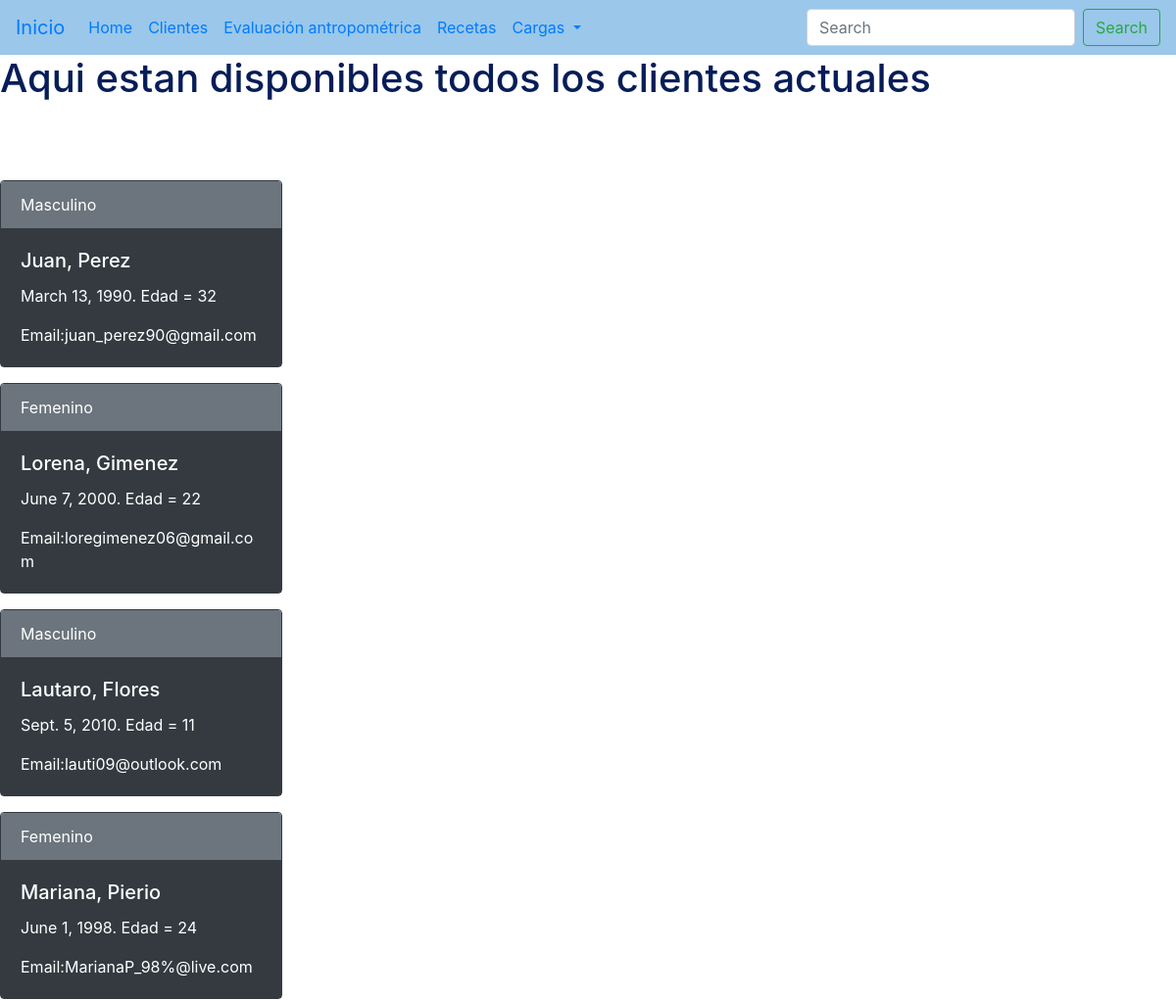
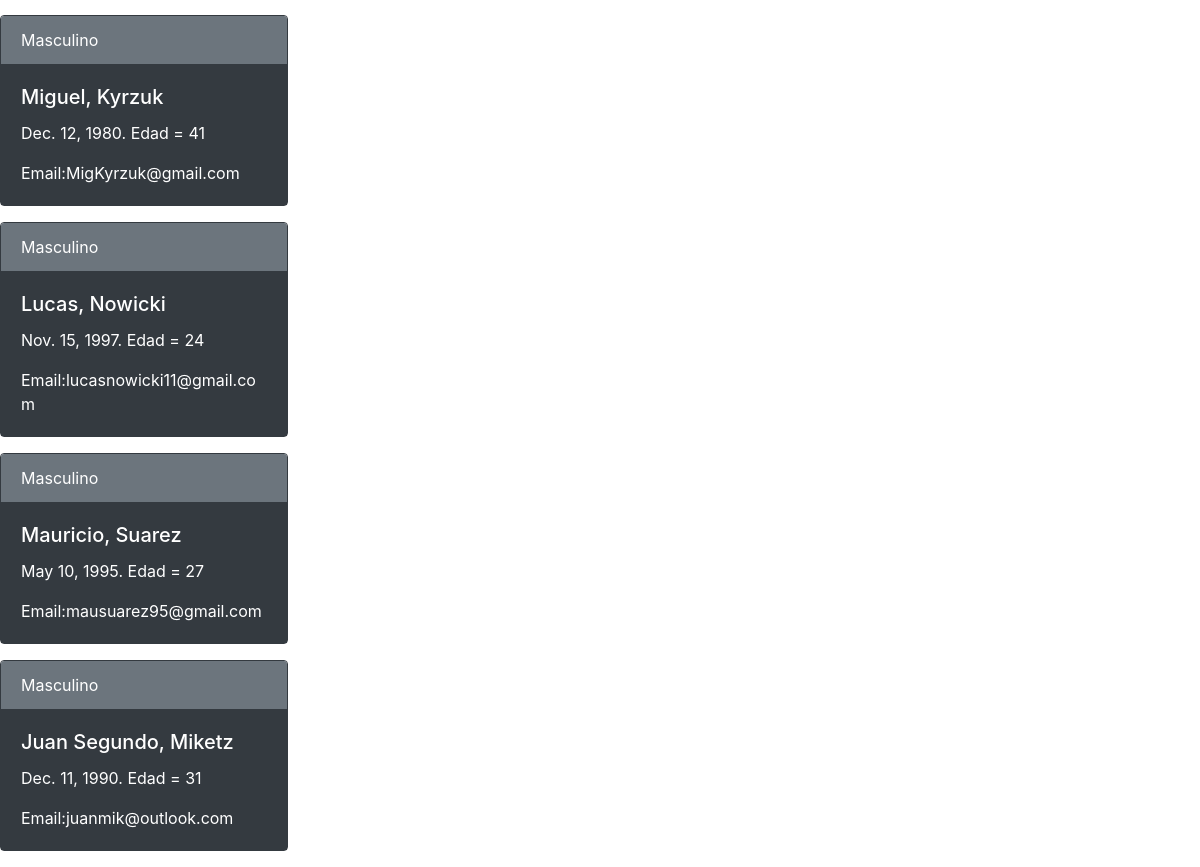
/clientes/, run on an earlier commit of the app's database (2 pictures, top to bottom).
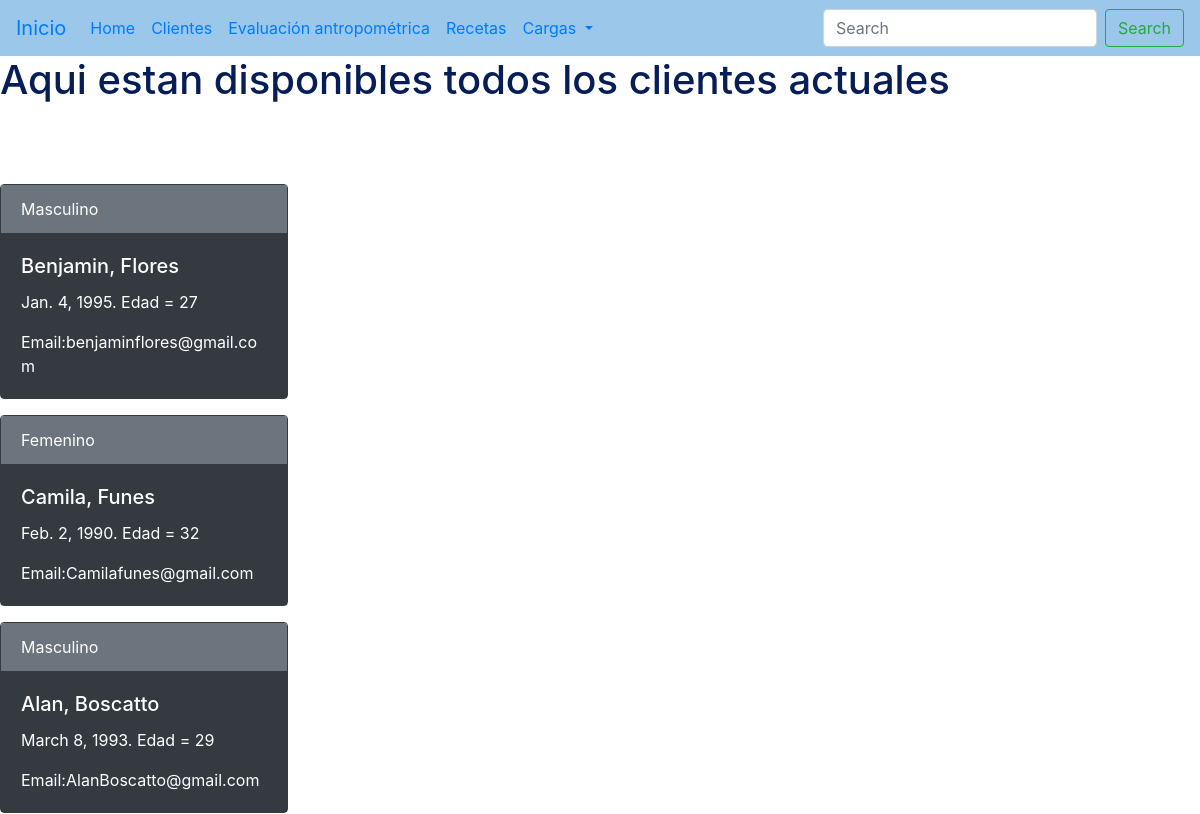
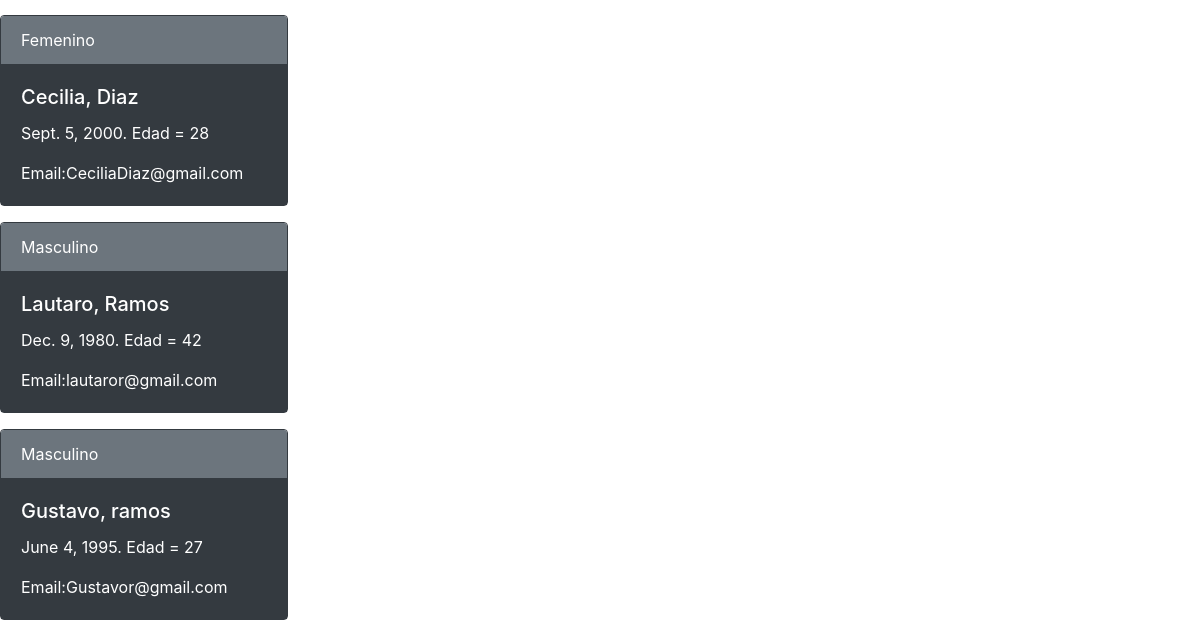
And on a later commit of the database (2 pictures, top to bottom).
### app_nutricion/models.py (models this page shows)
class Clientes(models.Model):
    name = models.CharField(max_length=30)
    last_name = models.CharField(max_length=40)
    birth_date = models.DateField()
    age = models.IntegerField()
    sexo = models.CharField(max_length=20)
    email = models.EmailField(max_length=100)
    class Meta:
        verbose_name = 'Cliente'
        verbose_name_plural = 'Clientes'

### app_nutricion/views.py (the view)
# urls.py: path('',listar_clientes, name='lista_clientes'),
def listar_clientes(request):
    lista_clientes = Clientes.objects.all()
    context = {'lista_clientes': lista_clientes}
    return render(request, 'lista_clientes.html', context=context)

### templates/lista_clientes.html (shortened to what this page needs)
{% extends 'base.html' %}
{% block contenido %}
<h1 style = color:rgb(6,29,88)> Aqui estan disponibles todos los clientes actuales</h1>
{% for cliente in lista_clientes %}
    <div class="card text-dark border-dark mb-3" style="max-width: 18rem;">
        <div class="card-header text-white bg-secondary border-dark">{{cliente.sexo}}</div>
        <div class="card-body text-white bg-dark border-dark">
        <h5 class="card-title">{{cliente.name}}, {{cliente.last_name}}</h5>
        <p class="card-text">{{cliente.birth_date}}. Edad = {{cliente.age}}</p>
        <p class="card-text">Email:{{cliente.email}} </p>
        </div>
    </div>
{% endfor %}
{% endblock %}

### templates/base.html (shortened to what this page needs)
<!DOCTYPE html>
<html lang="en">
<head>
</head>
<link rel="stylesheet" href="https://cdn.jsdelivr.net/npm/bootstrap@4.6.1/dist/css/bootstrap.min.css">
<body>
    <nav class="navbar navbar-expand-lg navbar" style="background-color:rgb(154, 199, 234);">
        <a class="navbar-brand" href="/"> Inicio </a>
        <div class="collapse navbar-collapse" id="navbarSupportedContent">
        <ul class="navbar-nav mr-auto">
            <li class="nav-item active">
            <a class="nav-link" href="#">Home <span class="sr-only">(current)</span></a>
            </li>
            <li class="nav-item">
            <a class="nav-link" href="/clientes/">Clientes</a>
            </li>
            <li class="nav-item">
            <a class="nav-link" href="/evaluacion">Evaluación antropométrica</a>
            </li>
            <li class="nav-item">
            <a class="nav-link" href="/recetas">Recetas</a>
            </li>
            <li class="nav-item dropdown">
            <a class="nav-link dropdown-toggle" href="#" id="navbarDropdown" role="button" data-toggle="dropdown" aria-expanded="false">
                Cargas
            </a>
        </ul>
        <form class="form-inline my-2 my-lg-0">
            <input class="form-control mr-sm-2" type="search" placeholder="Search" aria-label="Search">
            <button class="btn btn-outline-success my-2 my-sm-0" type="submit">Search</button>
        </form>
        </div>
    </nav>
    {% block contenido %}
    {% endblock %}
</body>
</html>

What changed in the data, as far as the page shows it:
removed Clientes: sexo "Masculino", name "Mauricio", last_name "Suarez", birth_date "May 10, 1995", age "27", email "mausuarez95@gmail.com"
removed Clientes: sexo "Masculino", name "Juan Segundo", last_name "Miketz", birth_date "Dec. 11, 1990", age "31", email "juanmik@outlook.com"
changed Clientes: name "Juan" → "Benjamin"; last_name "Perez" → "Flores"; birth_date "March 13, 1990" → "Jan. 4, 1995"; age "32" → "27"; email "juan_perez90@gmail.com" → "benjaminflores@gmail.com"
changed Clientes: name "Lorena" → "Camila"; last_name "Gimenez" → "Funes"; birth_date "June 7, 2000" → "Feb. 2, 1990"; age "22" → "32"; email "loregimenez06@gmail.com" → "Camilafunes@gmail.com"
changed Clientes: name "Lautaro" → "Alan"; last_name "Flores" → "Boscatto"; birth_date "Sept. 5, 2010" → "March 8, 1993"; age "11" → "29"; email "lauti09@outlook.com" → "AlanBoscatto@gmail.com"
changed Clientes: name "Mariana" → "Cecilia"; last_name "Pierio" → "Diaz"; birth_date "June 1, 1998" → "Sept. 5, 2000"; age "24" → "28"; email "MarianaP_98%@live.com" → "CeciliaDiaz@gmail.com"
changed Clientes: name "Miguel" → "Lautaro"; last_name "Kyrzuk" → "Ramos"; birth_date "Dec. 12, 1980" → "Dec. 9, 1980"; age "41" → "42"; email "MigKyrzuk@gmail.com" → "lautaror@gmail.com"
changed Clientes: name "Lucas" → "Gustavo"; last_name "Nowicki" → "ramos"; birth_date "Nov. 15, 1997" → "June 4, 1995"; age "24" → "27"; email "lucasnowicki11@gmail.com" → "Gustavor@gmail.com"
